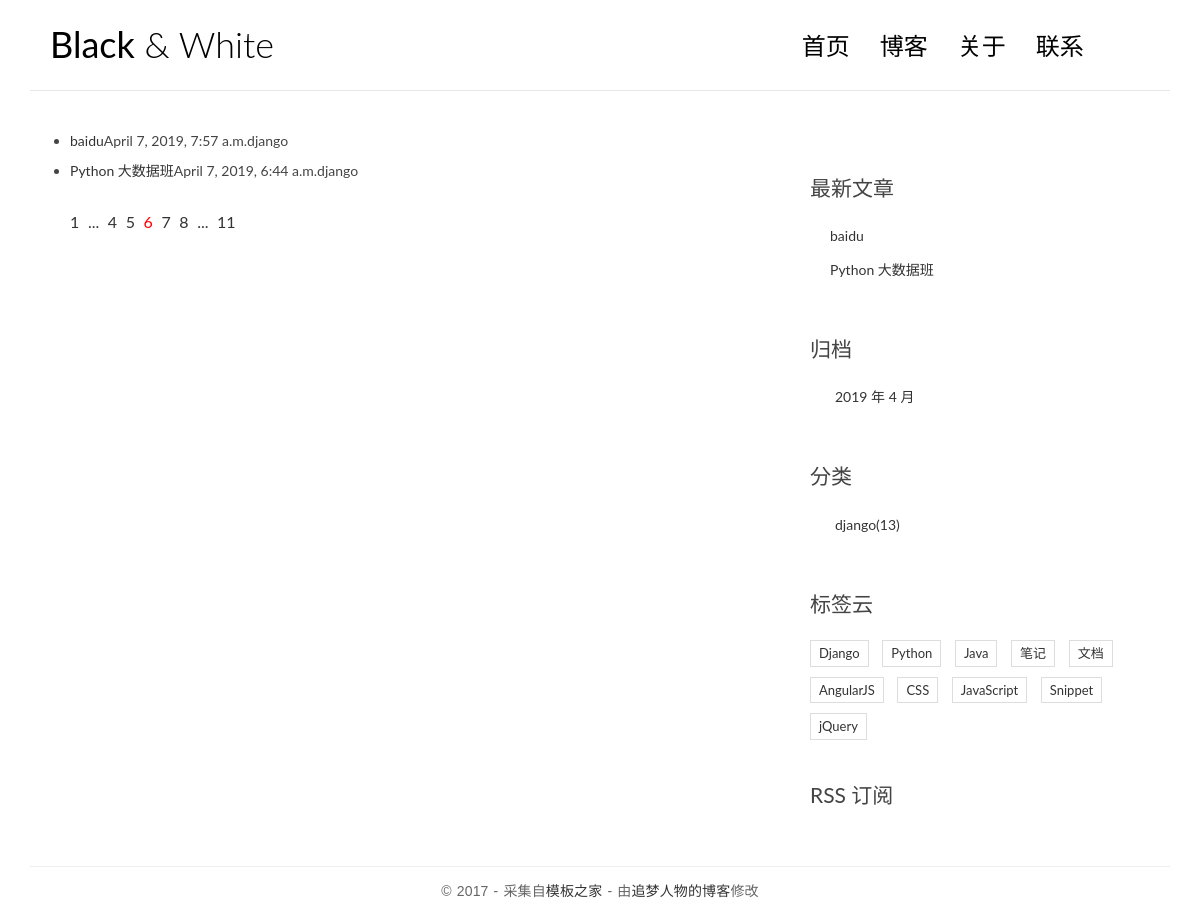
The app's page /archives/2019/4 with its own data.
### blog/models.py (models this page shows, shortened)
class Post(models.Model):
    title = models.CharField(max_length=70)
    body = models.TextField()
    created_time = models.DateTimeField()
    modified_time = models.DateTimeField()
    excerpt = models.CharField(max_length=200, blank=True)
    category = models.ForeignKey(Category, on_delete=models.CASCADE)
    tags = models.ManyToManyField(Tag, blank=True)
    author = models.ForeignKey(User, on_delete=models.CASCADE)
    def get_absolute_url(self):
        return reverse('blog:detail', kwargs={'pk': self.pk})

class Category(models.Model):
    name = models.CharField(max_length=100)

### blog/views.py (the view)
# urls.py: re_path('archives/(?P<year>[0-9]{4})/(?P<month>[0-9]{1,2})', views.archives, name='archives'),
def archives(request, year, month):
    article_list = models.Post.objects.filter(created_time__year=year, created_time__month=month).order_by('-created_time')
    return render(request, 'blog/archives.html', {'article_list': article_list})

### blog/templatetags/blog_tags.py (called while the page is built)
@register.simple_tag
def get_recent_posts(num=5):
    return models.Post.objects.all().order_by('-created_time')[:num]

@register.simple_tag
def archives():
    return models.Post.objects.dates('created_time', 'month', order='DESC')

@register.simple_tag
def get_categories():
    return models.Category.objects.all()

### templates/blog/archives.html
{% extends 'base.html' %}
{% block main %}
    {% for article in article_list %}
        <ul>
            <li>
                <a href="{{ article.get_absolute_url }}">{{ article.title }}</a>{{ article.created_time }}{{ article.category.name }}
            </li>
        </ul>
    {% endfor %}
{% endblock %}

### templates/base.html (shortened to what this page needs)
{% load staticfiles %}
{% load blog_tags %}
<!DOCTYPE html>
<html>
<head>
    <link rel="stylesheet" href="{% static 'blog/css/bootstrap.min.css' %}">
    <link rel="stylesheet" href="http://code.ionicframework.com/ionicons/2.0.1/css/ionicons.min.css">
    <link rel="stylesheet" href="{% static 'blog/css/pace.css' %}">
    <link rel="stylesheet" href="{% static 'blog/css/custom.css' %}">
    <link rel="stylesheet" href="{% static 'blog/css/highlights/github.css' %}">
</head>
<body>
<div class="container">
    <header id="site-header">
        <div class="row">
            <div class="col-md-4 col-sm-5 col-xs-8">
                <div class="logo">
                    <h1><a href="{% url 'blog:index' %}"><b>Black</b> &amp; White</a></h1>
                </div>
            </div>
            <div class="col-md-8 col-sm-7 col-xs-4">
                <nav class="main-nav" role="navigation">
                    <div class="collapse navbar-collapse" id="bs-example-navbar-collapse-1">
                        <ul class="nav navbar-nav navbar-right">
                            <li class="cl-effect-11"><a href="{% url 'blog:index' %}" data-hover="首页">首页</a></li>
                            <li class="cl-effect-11"><a href="full-width.html" data-hover="博客">博客</a></li>
                            <li class="cl-effect-11"><a href="about.html" data-hover="关于">关于</a></li>
                            <li class="cl-effect-11"><a href="contact.html" data-hover="联系">联系</a></li>
                        </ul>
                    </div>
                </nav>
            </div>
        </div>
    </header>
</div>
<div class="content-body">
    <div class="container">
        <div class="row">
            <main class="col-md-8">
                {% block main %}
                {% endblock %}
                <div class="pagination">
                    <ul>
                        <li><a href="">1</a></li>
                        <li><a href="">...</a></li>
                        <li><a href="">4</a></li>
                        <li><a href="">5</a></li>
                        <li class="current"><a href="">6</a></li>
                        <li><a href="">7</a></li>
                        <li><a href="">8</a></li>
                        <li><a href="">...</a></li>
                        <li><a href="">11</a></li>
                    </ul>
                </div>
            </main>
            <aside class="col-md-4">
                <div class="widget widget-recent-posts">
                    <h3 class="widget-title">最新文章</h3>
                    {% get_recent_posts as recent_post_list %}
                    <ul>
                        {% for post in recent_post_list %}
                            <li><a href="{{ post.get_absolute_url }}">{{ post.title }}</a></li>
                            {% empty %}
                            暂无文章！
                        {% endfor %}
                    </ul>
                </div>
                <div class="widget widget-archives">
                    <h3 class="widget-title">归档</h3>
                    <ul>
                        {% archives as date_list %}
                        {% for date in date_list %}
                            <li><a href="{% url 'blog:archives' date.year date.month %}">{{ date.year }} 年 {{ date.month }} 月</a></li>
                            {% empty %}
                            暂无归档！
                        {% endfor %}
                    </ul>
                </div>
                <div class="widget widget-category">
                    <h3 class="widget-title">分类</h3>
                    <ul>
                        {% get_categories as categories %}
                        {% for cate in categories %}
                            <li><a href="{% url 'blog:category' cate.pk%}">{{ cate.name }}<span class="post-count">(13)</span></a></li>
                            {% empty %}
                            暂无分类！
                        {% endfor %}
                    </ul>
                </div>
                <div class="widget widget-tag-cloud">
                    <h3 class="widget-title">标签云</h3>
                    <ul>
                        <li>
                            <a href="#">Django</a>
                        </li>
                        <li>
                            <a href="#">Python</a>
                        </li>
                        <li>
                            <a href="#">Java</a>
                        </li>
                        <li>
                            <a href="#">笔记</a>
                        </li>
                        <li>
                            <a href="#">文档</a>
                        </li>
                        <li>
                            <a href="#">AngularJS</a>
                        </li>
                        <li>
                            <a href="#">CSS</a>
                        </li>
                        <li>
                            <a href="#">JavaScript</a>
                        </li>
                        <li>
                            <a href="#">Snippet</a>
                        </li>
                        <li>
                            <a href="#">jQuery</a>
                        </li>
                    </ul>
                </div>
                <div class="rss">
                    <a href=""> RSS 订阅</a>
                </div>
            </aside>
        </div>
    </div>
</div>
<footer id="site-footer">
    <div class="container">
        <div class="row">
            <div class="col-md-12">
                <p class="copyright">&copy 2017 - 采集自<a href="http://www.cssmoban.com/"
                                                        target="_blank" title="模板之家">模板之家</a>
                    - 由<a href="http://zmrenwu.com/" title="网页模板" target="_blank">追梦人物的博客</a>修改
                </p>
            </div>
        </div>
    </div>
</footer>
</body>
</html>

### blog/static/blog/css/custom.css (style rules this page uses)
* { outline: none; }
h1, h2, h3, h4, h5, h6 { margin-top: 0; }
b { font-weight: 400; }
a { color: #333; }
body { color: #444; font-family: 'Lato', sans-serif; }
p { font-family: 'Ubuntu', sans-serif; font-weight: 400; word-spacing: 1px; letter-spacing: 0.01em; }
#site-header { background-color: #FFF; padding: 25px 20px; margin-bottom: 40px; border-bottom: 1px solid #e7e7e7; }
.logo h1 a { color: #000; }
.logo h1 { margin: 0; font-family: 'Lato', sans-serif; font-weight: 300; }
.main-nav { margin-top: 11px; max-width: 95%; }
.main-nav a { color: #000000 !important; padding: 0 0 5px 0 !important; margin-right: 30px; font-family: 'Lato', sans-serif; font-weight: 300; font-size: 24px; }
.cl-effect-11 a { padding: 10px 0; color: #0972b4; text-shadow: none; }
.cl-effect-11 a::before { position: absolute; top: 0; left: 0; overflow: hidden; padding: 0 0 5px 0 !important; max-width: 0; border-bottom: 1px solid #000; color: #000; content: attr(data-hover); white-space: nowrap; -webkit-transition: max-width 0.5s; -moz-transition: max-width 0.5s; transition: max-width 0.5s; }
.content-body { padding-bottom: 4em; }
.widget { background: #fff; padding: 30px 0 0; }
.widget-title { font-size: 1.5em; margin-bottom: 20px; line-height: 1.6; padding: 10px 0 0; font-weight: 400; }
.widget-recent-posts ul { padding: 0; margin: 0; padding-left: 20px; }
.widget-recent-posts ul li { list-style-type: none; position: relative; line-height: 170%; margin-bottom: 10px; }
.widget-recent-posts ul li::before { content: '\f3d3'; font-family: "Ionicons"; position: absolute; left: -17px; top: 3px; font-size: 16px; color: #000; }
.widget-archives ul { padding: 0; margin: 0; padding-left: 25px; }
.widget-archives ul li { list-style-type: none; position: relative; line-height: 170%; margin-bottom: 10px; }
.widget-archives ul li::before { content: '\f3f3'; font-family: "Ionicons"; position: absolute; left: -25px; top: 1px; font-size: 16px; color: #000; }
.widget-category ul { padding: 0; margin: 0; padding-left: 25px; }
.widget-category ul li { list-style-type: none; position: relative; line-height: 170%; margin-bottom: 10px; }
.widget-category ul li::before { content: '\f3fe'; font-family: "Ionicons"; position: absolute; left: -25px; top: 1px; font-size: 18px; color: #000; }
.widget-tag-cloud ul { padding: 0; margin: 0; margin-right: -10px; }
.widget-tag-cloud ul li { list-style-type: none; font-size: 13px; display: inline-block; margin-right: 10px; margin-bottom: 10px; padding: 3px 8px; border: 1px solid #ddd; }
.rss { font-size: 21px; margin-top: 30px; }
.rss a { color: #444; }
#site-footer { padding-top: 10px; padding: 0 0 1.5em 0; }
.copyright { text-align: center; padding-top: 1em; margin: 0; border-top: 1px solid #eee; color: #666; }
.pagination ul { list-style: none; }
.pagination ul li { display: inline-block; font-size: 16px; margin-right: 5px; }
.current a { color: red; }

### records on screen
Post: title "baidu", created_time "April 7, 2019, 7:57 a.m.", category.name "django"
Post: title "Python 大数据班", created_time "April 7, 2019, 6:44 a.m.", category.name "django"
Category: name "django"

### other values on screen
{{ date.year }} "2019"
{{ date.month }} "4"
